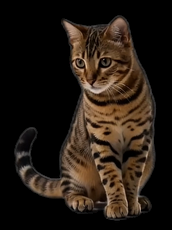
#> input picture Resources/widget/cat_sit.png, 172 x 230 px
$ python -i _pip_bg_try.py   (imports and definitions only)
#> lines starting #> are read from the running program, lines starting #| are printed output that depends on the picture
#!/usr/bin/env python
# -*- coding: utf-8 -*-
"""
毛玻璃底图 · 三档对照
=====================
只在 Tools/out/pip 里出 try_*.png，不动 room_bg.png。
用法：python _pip_bg_try.py
"""
import os
import json
import random
import subprocess

import imageio_ffmpeg
from PIL import Image, ImageDraw, ImageFilter, ImageChops, ImageEnhance

ROOT = os.path.dirname(os.path.abspath(__file__))
OUT = os.path.join(ROOT, 'out', 'pip')
TMP = os.path.join(ROOT, 'out', 'pip_tmp')
SRC = 'D:/素材/动作'
# [1 line that did not run here, left out]

S = 720
CAT_H = 0.56
GROUND = 0.80
REF = '坐立张望'


# ---------------------------------------------------------------- 位点换算
# [70 lines left out: functions uni_params, cat_frame, vgrad, blotch, streak, ground_shadow, not called in this run]


def grain(im, amp=4):
    n = Image.effect_noise((S, S), amp).convert('L')
    n = n.point(lambda v: 128 + int((v - 128) * 0.6)).convert('RGB')
    return ImageChops.add(im, n, 1.0, -128)


# ---------------------------------------------------------------- 三档
# [134 lines left out: functions bg_a, bg_b, bg_c, blob_layer, bg_d, bg_e and 2 more, not called in this run]


# [2 lines not run here, left out]

>>> import cv2
>>> picture = cv2.imread('../Resources/widget/cat_sit.png', cv2.IMREAD_GRAYSCALE)
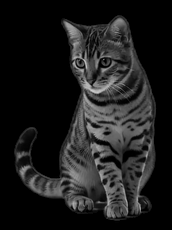
#> picture: shape (230, 172); min 0, max 206, mean 29
>>> result = grain(picture)
#> in grain, `n = Image.effect_noise((S, S), amp).convert('L')`:
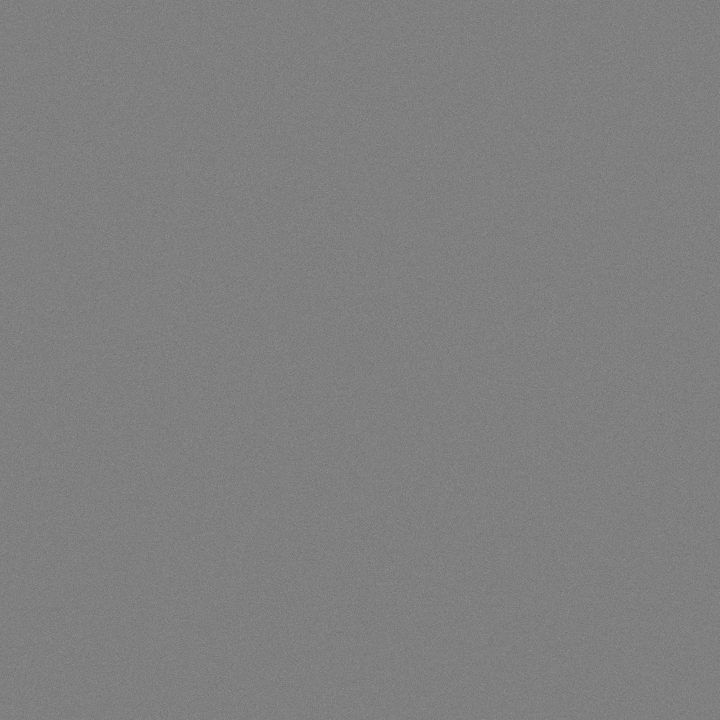
#> n: PIL image 720x720 L; min 109, max 146, mean 127.5
#> (the run stopped early here; a loop or call above may not have finished)
